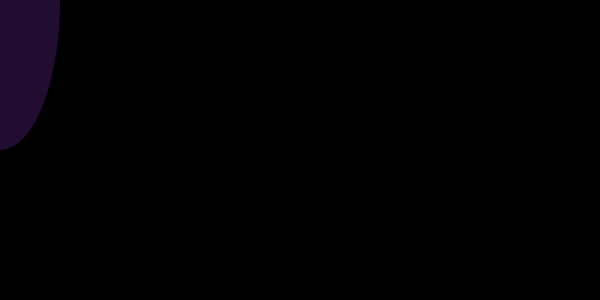
Frame 1 (no input)
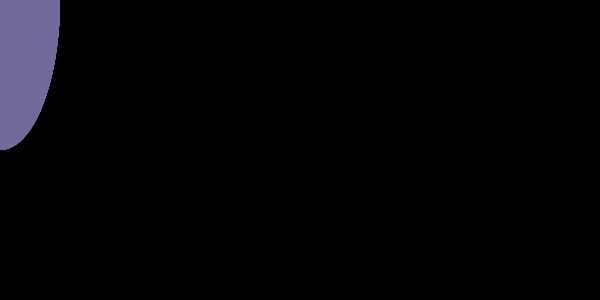
Frame 60 (the mouse pressed at the canvas centre just before this capture)
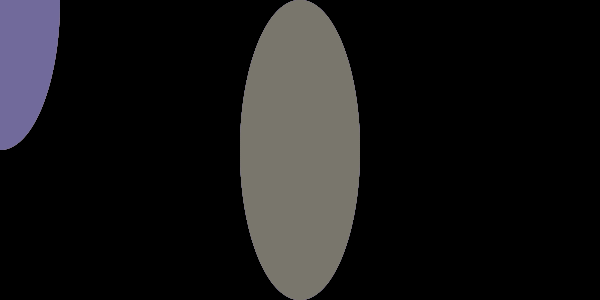
Frame 120 (the mouse held since frame 60 and released just before this capture)

The Processing sketch that drew these frames (run headless with seeded random() and noise(); from frame 60 on, the mouse is pressed at the canvas centre):

// Processing sketch: processing_55523
// ── processing_55523.pde

//*credit to Lindsey Baker for code - http://www.openprocessing.org/visuals/?visualID=51216
//* I (Sol Escalada) used the code as a base to ellaborate and change into my personalized version

void setup() {
  size(600,300);
  background(0);
}
 
void draw() {
  smooth();
 noFill();
  noStroke();

//*random function for fill of the ellipses is from Vishal Agrawal's "HW3" - http://www.openprocessing.org/visuals/?visualID=50669
//*sol escalada used the random function, and addedd the rest herself (ellipse, strokeweight, stroke, triangle, fill, smooth)
smooth();
fill(random(0,255), random(0,255), random(0,255),50);
  ellipse(mouseX,mouseY,width/5,height);
  noStroke();




//*sol escalada used the void functions learnt in the class lecture (clicked & dragged) to change the background colour

}
void mouseClicked() {
  background(mouseX/2,mouseY/2,50,100);
}
void mouseDragged() {
  background(mouseX/2,mouseY/2,50,100);
  
  
}
 
void keyPressed() {
  background(145);
}
